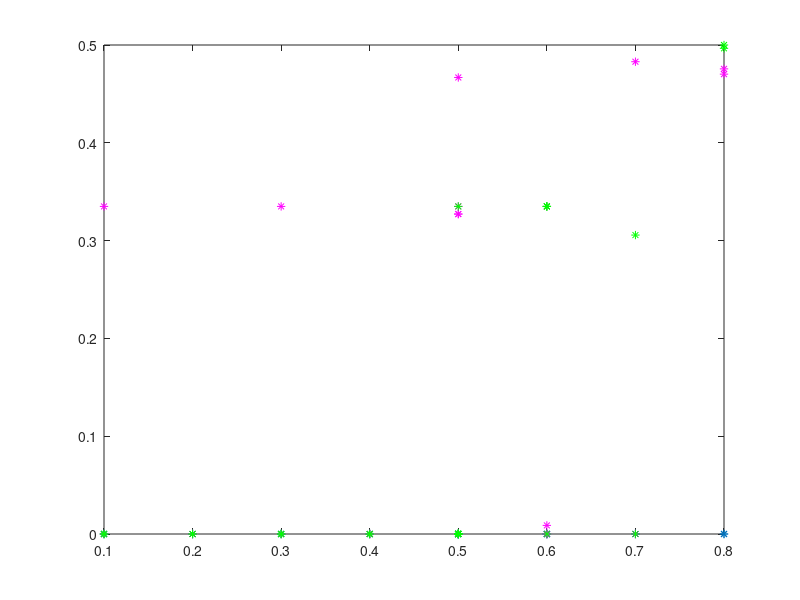

This figure's MATLAB source: (Note: this script raises an error after producing the figure.)
% COPYRIGHT © 2025 FAU
% 
% This MATLAB script is the intellectual property of FAU.
% All rights reserved.
% 
% Redistribution and use in source and binary forms, with or without 
% modification, are permitted provided that the following conditions are met:
% 
% 1. Redistributions of source code must retain the above copyright notice, 
%    this list of conditions, and the following disclaimer.
% 2. Redistributions in binary form must reproduce the above copyright notice, 
%    this list of conditions, and the following disclaimer in the documentation 
%    and/or other materials provided with the distribution.
% 3. Neither the name of FAU nor the names of its 
%    contributors may be used to endorse or promote products derived from 
%    this software without specific prior written permission.
% 
% THIS SOFTWARE IS PROVIDED "AS IS" AND ANY EXPRESS OR IMPLIED WARRANTIES, 
% INCLUDING, BUT NOT LIMITED TO, THE IMPLIED WARRANTIES OF MERCHANTABILITY AND 
% FITNESS FOR A PARTICULAR PURPOSE ARE DISCLAIMED. IN NO EVENT SHALL THE 
% COPYRIGHT HOLDER OR CONTRIBUTORS BE LIABLE FOR ANY DIRECT, INDIRECT, INCIDENTAL, 
% SPECIAL, EXEMPLARY, OR CONSEQUENTIAL DAMAGES (INCLUDING, BUT NOT LIMITED TO, 
% PROCUREMENT OF SUBSTITUTE GOODS OR SERVICES; LOSS OF USE, DATA, OR PROFITS; 
% OR BUSINESS INTERRUPTION) HOWEVER CAUSED AND ON ANY THEORY OF LIABILITY, 
% WHETHER IN CONTRACT, STRICT LIABILITY, OR TORT (INCLUDING NEGLIGENCE OR OTHERWISE) 
% ARISING IN ANY WAY OUT OF THE USE OF THIS SOFTWARE, EVEN IF ADVISED OF THE 
% POSSIBILITY OF SUCH DAMAGE.
%
% Author: Kaarmukilan

clc
clear
close all

% Parameters
jamIndex1 = 1:23;  % Constant Jamming Distance
jamIndex2 = 24:31; % Constant Relative Jamming Power

% Jamming Power (W)
jamPower = [0.1 0.3 0.6 0.1 0.3 0.6 0.2 0.2 0.4 0.4 0.5 0.5 0.7 0.7 0.8 0.8 0.6 0.6 repmat(0.5,1,13)];

% Jammind Distance (m)
jamDistance = [repmat(10,1,23) 3 5 7 10 13 16 19 21];

% Load the calculated EVM values

% dB values
load BER_values.mat 

noJam_ber = BER_matrix(:,2);
gauss_ber = BER_matrix(:,3);
sine_ber  = BER_matrix(:,4);

% Plot
y_value1 = 0.009;  % EVM threshold for constant Jamming Distance 
y_value2 = 0.009;   % EVM threshold for constant Relative Jamming Power

figure;
plot(jamPower(jamIndex1),noJam_ber(jamIndex1),'*');
hold on;
plot(jamPower(jamIndex1),gauss_ber(jamIndex1),'m*');
hold on;
plot(jamPower(jamIndex1),sine_ber(jamIndex1),'g*');
hold on;
yline(y_value1, '--r', 'LineWidth', 1.5);  
text(max(jamPower)-0.125, y_value1, [num2str(y_value1)], 'VerticalAlignment', 'bottom', 'HorizontalAlignment', 'left', 'FontSize', 11, 'Color','r');
figName = sprintf('Relative Jamming Power vs BER (Constant Jamming Distance: 10m)');
title(figName)
xlabel('Relative Jamming Power (W)')
ylabel('BER')
legend({'NoJam', 'Gauss','Sine'},'Location','northwest');

figure;
plot(jamDistance(jamIndex2),noJam_ber(jamIndex2),'*');
hold on;
plot(jamDistance(jamIndex2),gauss_ber(jamIndex2),'m*');
hold on;
plot(jamDistance(jamIndex2),sine_ber(jamIndex2),'g*');
hold on;
xticks([1:2:21 22]);
yline(y_value2, '--r', 'LineWidth', 1.5);  
text(max(jamDistance)-2, y_value2, [num2str(y_value2)], 'VerticalAlignment', 'bottom', 'HorizontalAlignment', 'left', 'FontSize', 11, 'Color','r');
title('Jamming Distance vs BER (Constant Relative Jamming Power: 0.5W)')
xlabel('Jamming Distance (m)')
ylabel('BER')
legend({'NoJam', 'Gauss','Sine'},'Location','northwest');
